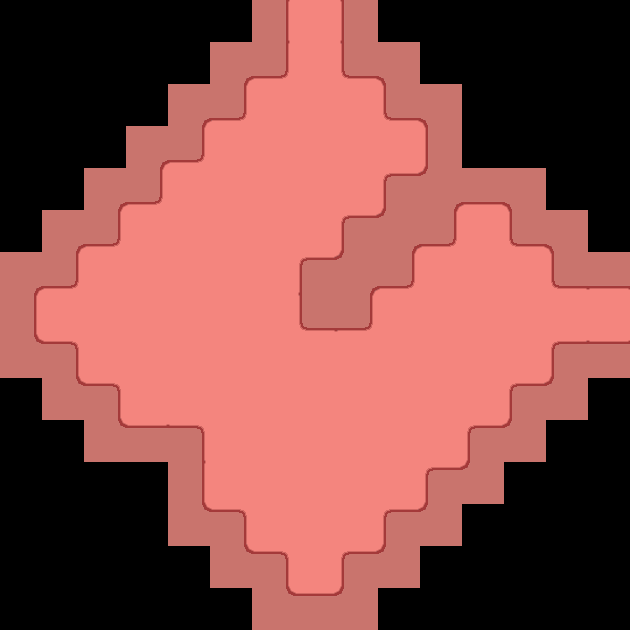

The image is a tile-based game level rendered from a .tmx file. Its description and complete source (layers, tilesets, objects, tile grids) follow:
An orthogonal 15x15 tile map with 42x42 px tiles, 4 tile layers (background, veins, arteries, foreground), 2 tilesets and 31 objects (29x wall, start, goal).

<map version="1.2" tiledversion="1.3.3" orientation="orthogonal" renderorder="right-down" width="15" height="15" tilewidth="42" tileheight="42" infinite="0" nextlayerid="11" nextobjectid="99">
 <tileset firstgid="1" source="body_tiles.tsx" />
 <tileset firstgid="49" source="artery_and_vein.tsx" />
 <layer id="1" name="background" width="15" height="15">
  <data encoding="csv">
0,0,0,0,0,0,30,1,6,0,0,0,0,0,0,
0,0,0,0,0,38,45,1,9,2,0,0,0,0,0,
0,0,0,0,38,45,1,1,1,9,2,0,0,0,0,
0,0,0,38,45,1,1,1,1,1,6,0,0,0,0,
0,0,38,45,1,1,1,1,1,21,17,42,2,0,0,
0,38,45,1,1,1,1,1,21,17,45,1,9,2,0,
38,45,1,1,1,1,1,21,17,45,1,1,1,9,42,
30,1,1,1,1,1,1,9,45,1,1,1,1,1,1,
26,33,1,1,1,1,1,1,1,1,1,1,1,21,18,
0,26,33,1,1,1,1,1,1,1,1,1,21,14,0,
0,0,26,18,33,1,1,1,1,1,1,21,14,0,0,
0,0,0,0,30,1,1,1,1,1,21,14,0,0,0,
0,0,0,0,26,33,1,1,1,21,14,0,0,0,0,
0,0,0,0,0,26,33,1,21,14,0,0,0,0,0,
0,0,0,0,0,0,26,18,14,0,0,0,0,0,0
</data>
 </layer>
 <layer id="8" name="veins" width="15" height="15">
  <data encoding="csv">
0,0,0,0,0,0,0,0,0,0,0,0,0,0,0,
0,0,0,0,0,0,0,0,0,0,0,0,0,0,0,
0,0,0,0,0,0,0,0,0,0,0,0,0,0,0,
0,0,0,0,0,0,0,0,0,0,0,0,0,0,0,
0,0,0,0,0,0,0,0,0,0,0,0,0,0,0,
0,0,0,0,0,0,0,0,0,0,0,0,0,0,0,
0,0,0,0,0,0,0,0,0,0,0,0,0,0,0,
0,0,0,0,0,0,0,0,0,0,0,0,0,0,0,
0,0,0,0,0,0,0,0,0,0,0,0,0,0,0,
0,0,0,0,0,0,0,0,0,0,0,0,0,0,0,
0,0,0,0,0,0,0,0,0,0,0,0,0,0,0,
0,0,0,0,0,0,0,0,0,0,0,0,0,0,0,
0,0,0,0,0,0,0,0,0,0,0,0,0,0,0,
0,0,0,0,0,0,0,0,0,0,0,0,0,0,0,
0,0,0,0,0,0,0,0,0,0,0,0,0,0,0
</data>
 </layer>
 <layer id="7" name="arteries" width="15" height="15">
  <data encoding="csv">
0,0,0,0,0,0,0,0,0,0,0,0,0,0,0,
0,0,0,0,0,0,0,0,0,0,0,0,0,0,0,
0,0,0,0,0,0,0,0,0,0,0,0,0,0,0,
0,0,0,0,0,0,0,0,0,0,0,0,0,0,0,
0,0,0,0,0,0,0,0,0,0,0,0,0,0,0,
0,0,0,0,0,0,0,0,0,0,0,0,0,0,0,
0,0,0,0,0,0,0,0,0,0,0,0,0,0,0,
0,0,0,0,0,0,0,0,0,0,0,0,0,0,0,
0,0,0,0,0,0,0,0,0,0,0,0,0,0,0,
0,0,0,0,0,0,0,0,0,0,0,0,0,0,0,
0,0,0,0,0,0,0,0,0,0,0,0,0,0,0,
0,0,0,0,0,0,0,0,0,0,0,0,0,0,0,
0,0,0,0,0,0,0,0,0,0,0,0,0,0,0,
0,0,0,0,0,0,0,0,0,0,0,0,0,0,0,
0,0,0,0,0,0,0,0,0,0,0,0,0,0,0
</data>
 </layer>
 <layer id="2" name="foreground" width="15" height="15">
  <data encoding="csv">
0,0,0,0,0,0,0,0,0,0,0,0,0,0,0,
0,0,0,0,0,0,0,0,0,0,0,0,0,0,0,
0,0,0,0,0,0,0,0,0,0,0,0,0,0,0,
0,0,0,0,0,0,0,0,0,0,0,0,0,0,0,
0,0,0,0,0,0,0,0,0,0,0,0,0,0,0,
0,0,0,0,0,0,0,0,0,0,0,0,0,0,0,
0,0,0,0,0,0,0,0,0,0,0,0,0,0,0,
0,0,0,0,0,0,0,0,0,0,0,0,0,0,0,
0,0,0,0,0,0,0,0,0,0,0,0,0,0,0,
0,0,0,0,0,0,0,0,0,0,0,0,0,0,0,
0,0,0,0,0,0,0,0,0,0,0,0,0,0,0,
0,0,0,0,0,0,0,0,0,0,0,0,0,0,0,
0,0,0,0,0,0,0,0,0,0,0,0,0,0,0,
0,0,0,0,0,0,0,0,0,0,0,0,0,0,0,
0,0,0,0,0,0,0,0,0,0,0,0,0,0,0
</data>
 </layer>
 <objectgroup id="4" name="obstacles">
  <object id="68" name="start" x="294" y="0" width="42" height="42" />
  <object id="69" name="goal" x="588" y="294" width="42" height="42" />
  <object id="70" name="wall" x="252" y="0" width="42" height="84" />
  <object id="71" name="wall" x="210" y="42" width="42" height="84" />
  <object id="72" name="wall" x="168" y="84" width="42" height="84" />
  <object id="73" name="wall" x="126" y="126" width="42" height="84" />
  <object id="74" name="wall" x="84" y="168" width="42" height="84" />
  <object id="75" name="wall" x="42" y="210" width="42" height="84" />
  <object id="76" name="wall" x="0" y="252" width="42" height="126" />
  <object id="77" name="wall" x="42" y="336" width="42" height="84" />
  <object id="78" name="wall" x="84" y="378" width="42" height="84" />
  <object id="79" name="wall" x="126" y="420" width="84" height="42" />
  <object id="80" name="wall" x="168" y="462" width="42" height="84" />
  <object id="81" name="wall" x="210" y="504" width="42" height="84" />
  <object id="82" name="wall" x="252" y="546" width="42" height="84" />
  <object id="83" name="wall" x="294" y="588" width="84" height="42" />
  <object id="84" name="wall" x="336" y="546" width="84" height="42" />
  <object id="85" name="wall" x="378" y="504" width="84" height="42" />
  <object id="86" name="wall" x="420" y="462" width="84" height="42" />
  <object id="87" name="wall" x="462" y="420" width="84" height="42" />
  <object id="88" name="wall" x="504" y="378" width="84" height="42" />
  <object id="89" name="wall" x="546" y="336" width="84" height="42" />
  <object id="90" name="wall" x="546" y="252" width="84" height="42" />
  <object id="91" name="wall" x="504" y="210" width="84" height="42" />
  <object id="92" name="wall" x="378" y="168" width="168" height="42" />
  <object id="93" name="wall" x="336" y="210" width="126" height="42" />
  <object id="94" name="wall" x="294" y="252" width="126" height="42" />
  <object id="95" name="wall" x="294" y="294" width="84" height="42" />
  <object id="96" name="wall" x="420" y="84" width="42" height="84" />
  <object id="97" name="wall" x="378" y="42" width="42" height="84" />
  <object id="98" name="wall" x="336" y="0" width="42" height="84" />
 </objectgroup>
</map>
